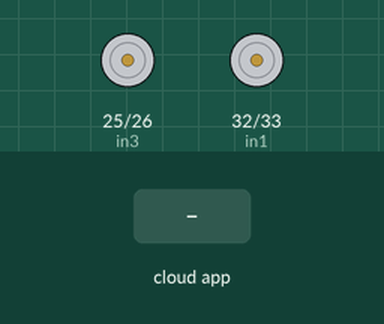
This sketch was run on a simulated ESP32. Shown: motor-driver pin pairs drawn as motors (green arrow = first pin HIGH = forward, orange = second pin HIGH = backward, longer = more drive). The test bench sets the inputs (shaded band). The RemoteXY app is connected.

Above: at 1.2 s.
1.3 s: the phone or cloud app sets joystick_01_y to -100
At 2.1 s:
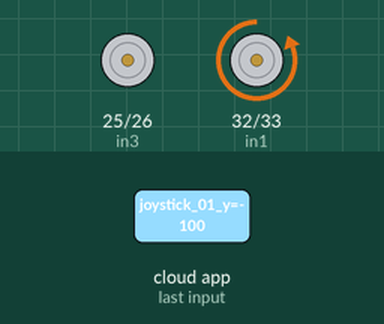
2.8 s: the phone or cloud app sets joystick_02_y to -100
At 3.3 s:
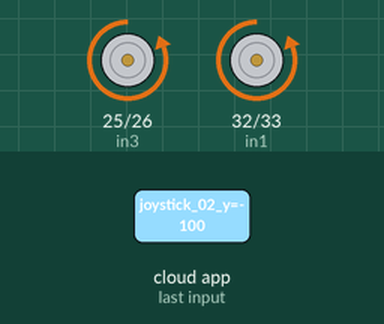
4.3 s: the phone or cloud app sets joystick_01_y to 0
At 5.5 s:
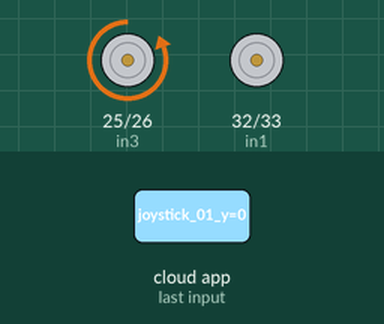
5.8 s: the phone or cloud app sets joystick_02_y to 100
At 6.7 s:
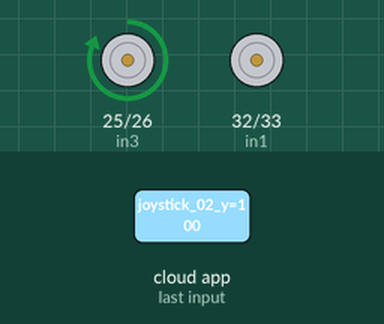
7.3 s: the phone or cloud app sets joystick_01_y to 100
At 7.9 s:
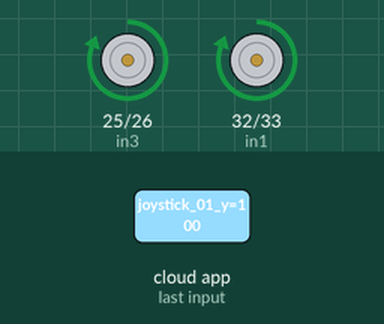
8.8 s: the phone or cloud app sets joystick_02_y to 0
At 10.2 s:
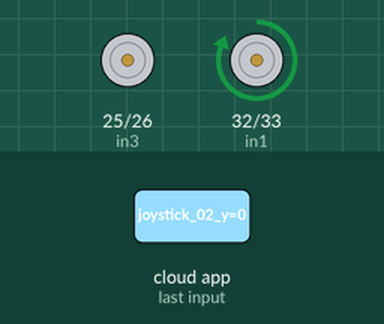
Timing chart, 0 to 11.3 s (numbered marks = the images above; inputs shaded):
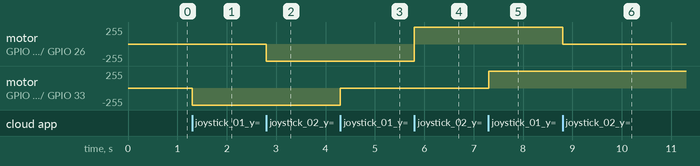

The sketch:

project.ino
```cpp
// (licence header left out)
//////////////////////////////////////////////
//        RemoteXY include library          //
//////////////////////////////////////////////

// you can enable debug logging to Serial at 115200
//#define REMOTEXY__DEBUGLOG

// RemoteXY select connection mode and include library
#define REMOTEXY_MODE__WIFI_POINT

#include <WiFi.h>

// RemoteXY connection settings
#define REMOTEXY_WIFI_SSID "RemoteXY"
#define REMOTEXY_WIFI_PASSWORD "12345678"
#define REMOTEXY_SERVER_PORT 6377


#include <RemoteXY.h>

// RemoteXY GUI configuration
#pragma pack(push, 1)
uint8_t RemoteXY_CONF[] =   // 47 bytes
  { 255,4,0,0,0,40,0,18,0,0,0,116,2,106,200,200,84,1,1,2,
  0,5,205,26,143,143,9,11,60,60,2,2,26,31,5,11,29,143,143,122,
  13,60,60,3,2,26,31 };

// this structure defines all the variables and events of your control interface
struct {

    // input variables
  int8_t joystick_01_x; // from -100 to 100
  int8_t joystick_01_y; // from -100 to 100
  int8_t joystick_02_x; // from -100 to 100
  int8_t joystick_02_y; // from -100 to 100

    // other variable
  uint8_t connect_flag;  // =1 if wire connected, else =0

} RemoteXY;
#pragma pack(pop)

/////////////////////////////////////////////
//           END RemoteXY include          //
/////////////////////////////////////////////

// Motor A connections
int in1 = 32;
int in2 = 33;
// Motor B connections
int in3 = 25;
int in4 = 26;

void setup()
{
  RemoteXY_Init ();


  // TODO you setup code
    // Set all the motor control pins to outputs
  pinMode(in1, OUTPUT);
  pinMode(in2, OUTPUT);
  pinMode(in3, OUTPUT);
  pinMode(in4, OUTPUT);

  // Turn off motors - Initial state
  digitalWrite(in1, LOW);
  digitalWrite(in2, LOW);
  digitalWrite(in3, LOW);
  digitalWrite(in4, LOW);

}

void loop()
{
  RemoteXY_Handler ();


  // TODO you loop code
  // use the RemoteXY structure for data transfer
  // do not call delay(), use instead RemoteXY_delay()
  if(RemoteXY.joystick_01_y > 50){
    digitalWrite(in1, HIGH);
    digitalWrite(in2, LOW);
  } else if(RemoteXY.joystick_01_y < -50){
    digitalWrite(in1, LOW);
    digitalWrite(in2, HIGH);
  } else {
    digitalWrite(in1, LOW);
    digitalWrite(in2, LOW);
  }
  if(RemoteXY.joystick_02_y > 50){
    digitalWrite(in3, HIGH);
    digitalWrite(in4, LOW);
  } else if(RemoteXY.joystick_02_y < -50){
    digitalWrite(in3, LOW);
    digitalWrite(in4, HIGH);
  } else {
    digitalWrite(in3, LOW);
    digitalWrite(in4, LOW);
  }

}
```

Measured:
- after the input at 1.3 s, motor on GPIO 32 (in1) / GPIO 33 (in2): stopped → backward 255/255 at once
- after the input at 2.8 s, motor on GPIO 25 (in3) / GPIO 26 (in4): stopped → backward 255/255 at once
- after the input at 4.3 s, motor on GPIO 32 (in1) / GPIO 33 (in2): backward 255/255 → stopped at once
- after the input at 5.8 s, motor on GPIO 25 (in3) / GPIO 26 (in4): backward 255/255 → forward 255/255 at once
- after the input at 7.3 s, motor on GPIO 32 (in1) / GPIO 33 (in2): stopped → forward 255/255 at once
- after the input at 8.8 s, motor on GPIO 25 (in3) / GPIO 26 (in4): forward 255/255 → stopped at once
